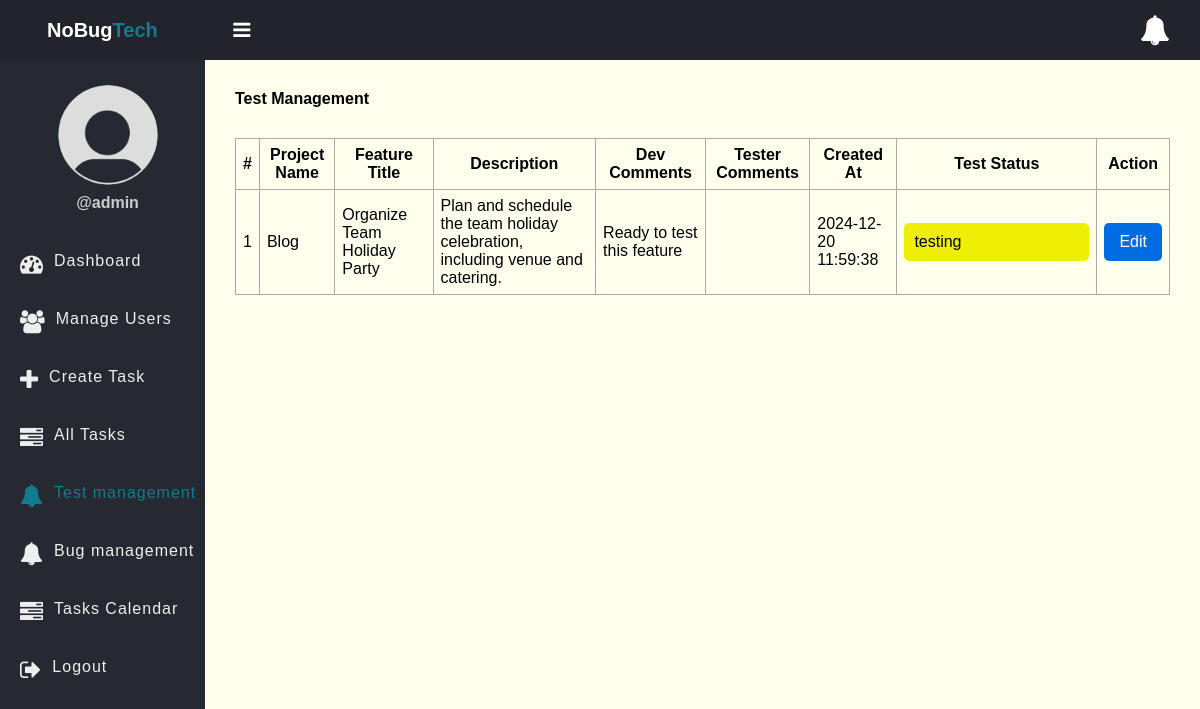
/test_management.php (signed in), run on an earlier commit of the app's database.
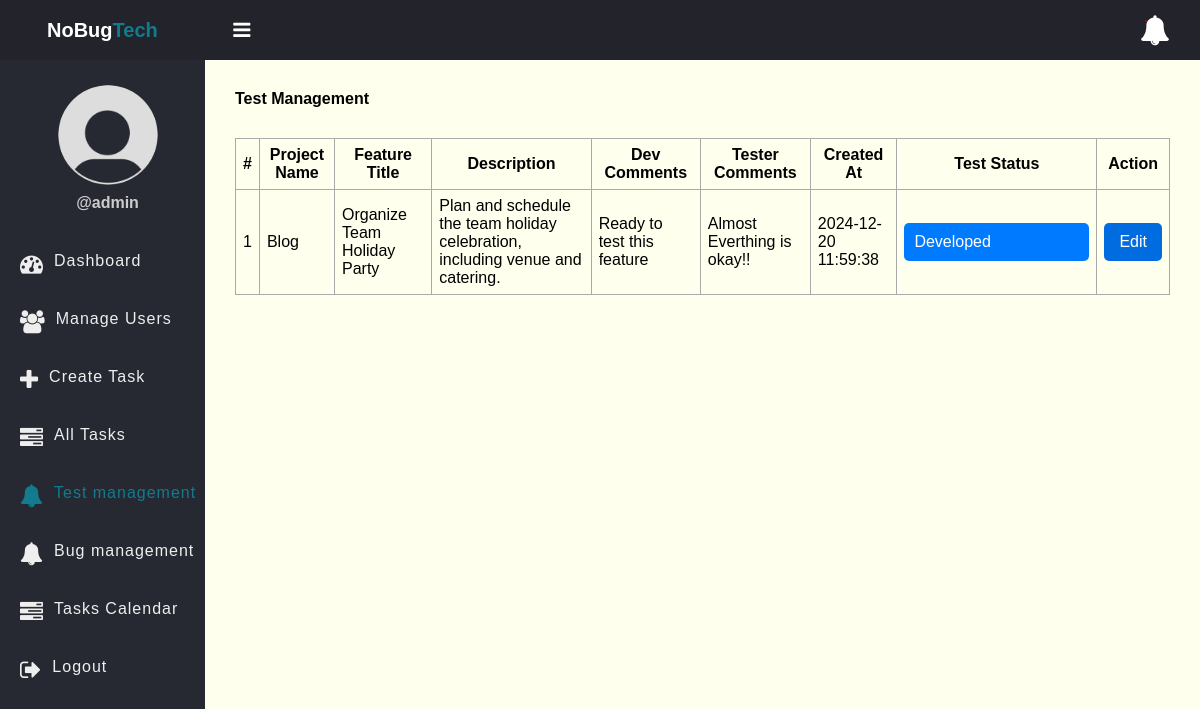
And on a later commit of the database.
### tables this page shows
CREATE TABLE `ready_for_testing` (
  `id` int(11) NOT NULL,
  `task_id` int(11) DEFAULT NULL,
  `test_status` enum('Developed','testing','Bug','Passed') NOT NULL,
  `DeveloperComments` text NOT NULL,
  `TesterComments` text NOT NULL,
  `created_at` timestamp NOT NULL DEFAULT current_timestamp(),
  `status` int(11) NOT NULL DEFAULT 1
);

CREATE TABLE `projects` (
  `ProjectID` int(11) NOT NULL,
  `ProjectName` varchar(2500) NOT NULL,
  `Status` int(11) NOT NULL
);

CREATE TABLE `tasks` (
  `id` int(11) NOT NULL,
  `ProjectID` int(11) NOT NULL,
  `title` varchar(100) NOT NULL,
  `description` text DEFAULT NULL,
  `assigned_to` int(11) DEFAULT NULL,
  `due_date` date DEFAULT NULL,
  `status` enum('Pending','Bugs Founded','In Progress','Completed') DEFAULT NULL,
  `created_at` timestamp NOT NULL DEFAULT current_timestamp(),
  `Priority` int(11) NOT NULL
);

### app/Model/Task.php (called while the page is built, shortened)
<?php
function get_all_ready_for_testing($conn)
{
	$sql = "SELECT ready_for_testing.*,tasks.title,tasks.description,projects.ProjectName FROM ready_for_testing
	INNER JOIN tasks ON tasks.id=ready_for_testing.task_id
    INNER JOIN projects ON projects.ProjectID=tasks.ProjectID
 	ORDER BY ready_for_testing.created_at DESC";
	$stmt = $conn->prepare($sql);
	$stmt->execute();
	return $stmt->fetchAll(PDO::FETCH_ASSOC);
}

### test_management.php (the view, shortened to what this page needs)
<?php
if (isset($_SESSION['role']) && isset($_SESSION['id'])) {
    include "DB_connection.php";
    include "app/Model/Task.php";
    include "app/Model/User.php";
    $tests = get_all_ready_for_testing($conn);
?>
    <!DOCTYPE html>
    <html>
    <head>
        <link rel="stylesheet" href="https://stackpath.bootstrapcdn.com/font-awesome/4.7.0/css/font-awesome.min.css">
        <link rel="stylesheet" href="css/style.css?v=<?php echo time();?>">
    </head>
    <body>
        <?php include "inc/header.php" ?>
        <div class="body">
            <?php include "inc/nav.php" ?>
            <section class="section-1">
                <h4 class="title">Test Management</h4>
                <?php if ($tests != 0) { ?>
                    <table class="main-table">
                        <tr>
                            <th>#</th>
                            <th>Project Name</th>
                            <th>Feature Title</th>
                            <th>Description</th>
                            <th>Dev Comments</th>
                            <th>Tester Comments</th>
                            <th>Created At</th>
                            <th>Test Status</th>
                            <th>Action</th>
                        </tr>
                        <?php $i = 0;
                        foreach ($tests as $test) { ?>
                            <tr>
                                <td><?= ++$i ?></td>
                                <td><?= $test['ProjectName'] ?></td>
                                <td><?= $test['title'] ?></td>
                                <td><?= $test['description'] ?></td>
                                <td><?= $test['DeveloperComments'] ?></td>
                                <td><?= $test['TesterComments'] ?></td>
                                <td><?= $test['created_at'] ?></td>
                                <td style='width:200px'>
                                    <div class="status <?= strtolower($test['test_status']); ?>">
                                        <?= $test['test_status'] ?>
                                    </div>
                                </td>
                                <td>
                                    <a href="edit-test.php?id=<?= $test['id'] ?>" class="edit-btn">Edit</a>
                                </td>
                            </tr>
                        <?php } ?>
                    </table>
                <?php } else { ?>
                    <h3>No tests available</h3>
                <?php } ?>
            </section>
        </div>
    </body>
    </html>
<?php } else {
    $em = "First login";
    header("Location: login.php?error=$em");
    exit();
} ?>

What changed in the data, as far as the page shows it:
changed ready_for_testing "Ready to test this feature": TesterComments (not shown) → "Almost Everthing is okay!!"; test_status "testing" → "Developed"
